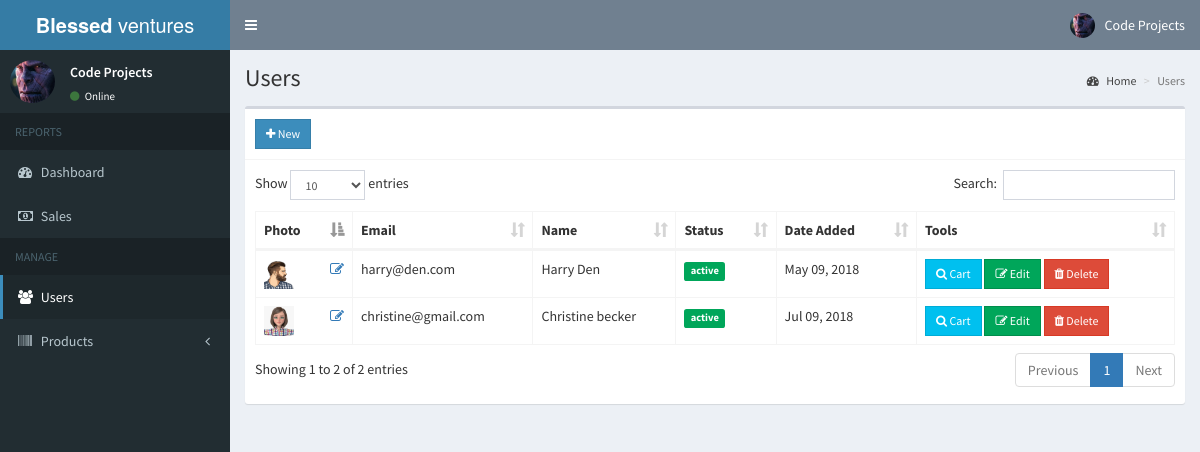
The page /admin/users.php (signed in) on the database its author committed.
### tables this page shows
CREATE TABLE IF NOT EXISTS `users` (
`id` int(11) NOT NULL,
  `email` varchar(200) NOT NULL,
  `password` varchar(60) NOT NULL,
  `type` int(1) NOT NULL,
  `firstname` varchar(50) NOT NULL,
  `lastname` varchar(50) NOT NULL,
  `address` text NOT NULL,
  `contact_info` varchar(100) NOT NULL,
  `photo` varchar(200) NOT NULL,
  `status` int(1) NOT NULL,
  `activate_code` varchar(15) NOT NULL,
  `reset_code` varchar(15) NOT NULL,
  `created_on` date NOT NULL
);

### admin/includes/session.php (called while the page is built, shortened)
<?php
	include '../includes/conn.php';
	$conn = $pdo->open();
	$stmt = $conn->prepare("SELECT * FROM users WHERE id=:id");
	$stmt->execute(['id'=>$_SESSION['admin']]);
	$admin = $stmt->fetch();
?>

### admin/users.php (the view, shortened to what this page needs)
<?php include 'includes/session.php'; ?>
<?php include 'includes/header.php'; ?>
<body class="hold-transition skin-blue sidebar-mini">
<div class="wrapper">
  <?php include 'includes/navbar.php'; ?>
  <?php include 'includes/menubar.php'; ?>
  <div class="content-wrapper">
    <section class="content-header">
      <h1>
        Users
      </h1>
      <ol class="breadcrumb">
        <li><a href="#"><i class="fa fa-dashboard"></i> Home</a></li>
        <li class="active">Users</li>
      </ol>
    </section>
    <section class="content">
      <div class="row">
        <div class="col-xs-12">
          <div class="box">
            <div class="box-header with-border">
              <a href="#addnew" data-toggle="modal" class="btn btn-primary btn-sm btn-flat"><i class="fa fa-plus"></i> New</a>
            </div>
            <div class="box-body">
              <table id="example1" class="table table-bordered">
                <thead>
                  <th>Photo</th>
                  <th>Email</th>
                  <th>Name</th>
                  <th>Status</th>
                  <th>Date Added</th>
                  <th>Tools</th>
                </thead>
                <tbody>
                  <?php
                    $conn = $pdo->open();
                    try{
                      $stmt = $conn->prepare("SELECT * FROM users WHERE type=:type");
                      $stmt->execute(['type'=>0]);
                      foreach($stmt as $row){
                        $image = (!empty($row['photo'])) ? '../images/'.$row['photo'] : '../images/profile.jpg';
                        $status = ($row['status']) ? '<span class="label label-success">active</span>' : '<span class="label label-danger">not verified</span>';
                        $active = (!$row['status']) ? '<span class="pull-right"><a href="#activate" class="status" data-toggle="modal" data-id="'.$row['id'].'"><i class="fa fa-check-square-o"></i></a></span>' : '';
                        echo "
                          <tr>
                            <td>
                              <img src='".$image."' height='30px' width='30px'>
                              <span class='pull-right'><a href='#edit_photo' class='photo' data-toggle='modal' data-id='".$row['id']."'><i class='fa fa-edit'></i></a></span>
                            </td>
                            <td>".$row['email']."</td>
                            <td>".$row['firstname'].' '.$row['lastname']."</td>
                            <td>
                              ".$status."
                              ".$active."
                            </td>
                            <td>".date('M d, Y', strtotime($row['created_on']))."</td>
                            <td>
                              <a href='cart.php?user=".$row['id']."' class='btn btn-info btn-sm btn-flat'><i class='fa fa-search'></i> Cart</a>
                              <button class='btn btn-success btn-sm edit btn-flat' data-id='".$row['id']."'><i class='fa fa-edit'></i> Edit</button>
                              <button class='btn btn-danger btn-sm delete btn-flat' data-id='".$row['id']."'><i class='fa fa-trash'></i> Delete</button>
                            </td>
                          </tr>
                        ";
                      }
                    }
                    catch(PDOException $e){
                      echo $e->getMessage();
                    }
                  ?>
                </tbody>
              </table>
            </div>
          </div>
        </div>
      </div>
    </section>
  </div>
</div>
</body>
</html>

### admin/includes/navbar.php (shortened to what this page needs)
<header class="main-header">
  <a href="#" class="logo">
    <span class="logo-lg"><b>Blessed </b>ventures</span>
  </a>
  <nav class="navbar navbar-static-top">
    <a href="#" class="sidebar-toggle" data-toggle="push-menu" role="button">
    </a>
    <div class="navbar-custom-menu">
      <ul class="nav navbar-nav">
        <li class="dropdown user user-menu">
          <a href="#" class="dropdown-toggle" data-toggle="dropdown">
            <img src="<?php echo (!empty($admin['photo'])) ? '../images/'.$admin['photo'] : '../images/profile.jpg'; ?>" class="user-image" alt="User Image">
            <span class="hidden-xs"><?php echo $admin['firstname'].' '.$admin['lastname']; ?></span>
          </a>
        </li>
      </ul>
    </div>
  </nav>
</header>

### admin/includes/menubar.php (shortened to what this page needs)
<aside class="main-sidebar">
  <section class="sidebar">
    <div class="user-panel">
      <div class="pull-left image">
        <img src="<?php echo (!empty($admin['photo'])) ? '../images/'.$admin['photo'] : '../images/profile.jpg'; ?>" class="img-circle" alt="User Image">
      </div>
      <div class="pull-left info">
        <p><?php echo $admin['firstname'].' '.$admin['lastname']; ?></p>
        <a><i class="fa fa-circle text-success"></i> Online</a>
      </div>
    </div>
    <ul class="sidebar-menu" data-widget="tree">
      <li class="header">REPORTS</li>
      <li><a href="home.php"><i class="fa fa-dashboard"></i> <span>Dashboard</span></a></li>
      <li><a href="sales.php"><i class="fa fa-money"></i> <span>Sales</span></a></li>
      <li class="header">MANAGE</li>
      <li><a href="users.php"><i class="fa fa-users"></i> <span>Users</span></a></li>
      <li class="treeview">
        <a href="#">
          <i class="fa fa-barcode"></i>
          <span>Products</span>
          <span class="pull-right-container">
            <i class="fa fa-angle-left pull-right"></i>
          </span>
        </a>
      </li>
    </ul>
  </section>
</aside>

### rows shown on the page
users: photo (picture), firstname "Code", lastname "Projects"
users: photo (picture), email "harry@den.com", firstname "Harry", lastname "Den", status "active", created_on "May 09, 2018"
users: photo (picture), email "christine@gmail.com", firstname "Christine", lastname "becker", status "active", created_on "Jul 09, 2018"
